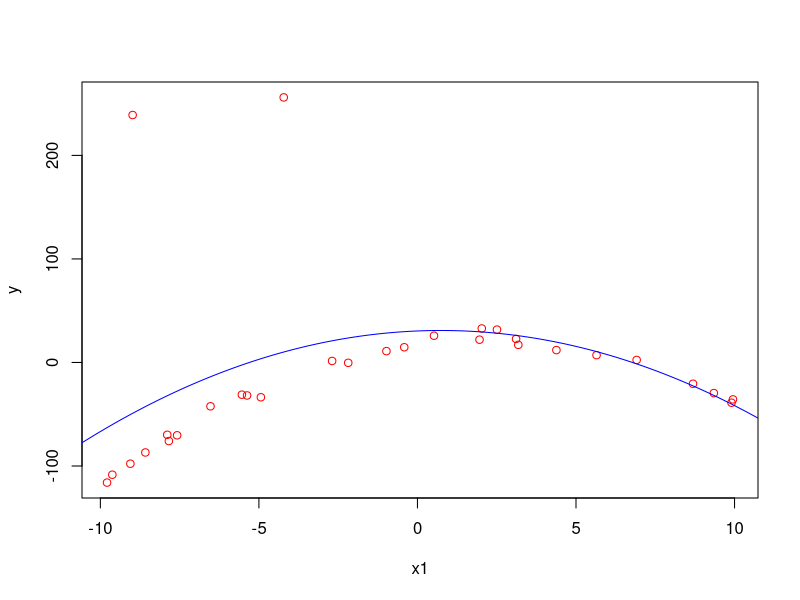

The R script that drew this image:
data = read.csv("data_non_lin.csv")
y=data[,3]
x1=data[,2]
x2=x1*x1
relation = lm(y~x1+x2)
y_estimate = relation$coefficients[1] + relation$coefficients[2]*x1 + relation$coefficients[3]*x2
error = (y_estimate-y)*(y_estimate-y)
a = sum(error)
cat("error lm =",a,"\n")
cat("const =",relation$coefficients[1],"\n")
cat("coeffx =",relation$coefficients[2],"\n")
cat("coeffx2 =",relation$coefficients[3],"\n")
png(file = "taskC.png")
plot(x1,y,col="red")
xg=seq(min(x1)-1,max(x1)+1,by=0.01)
lines(xg,relation$coefficients[1] + relation$coefficients[2]*xg + relation$coefficients[3]*xg*xg, col = "blue")
dev.off()